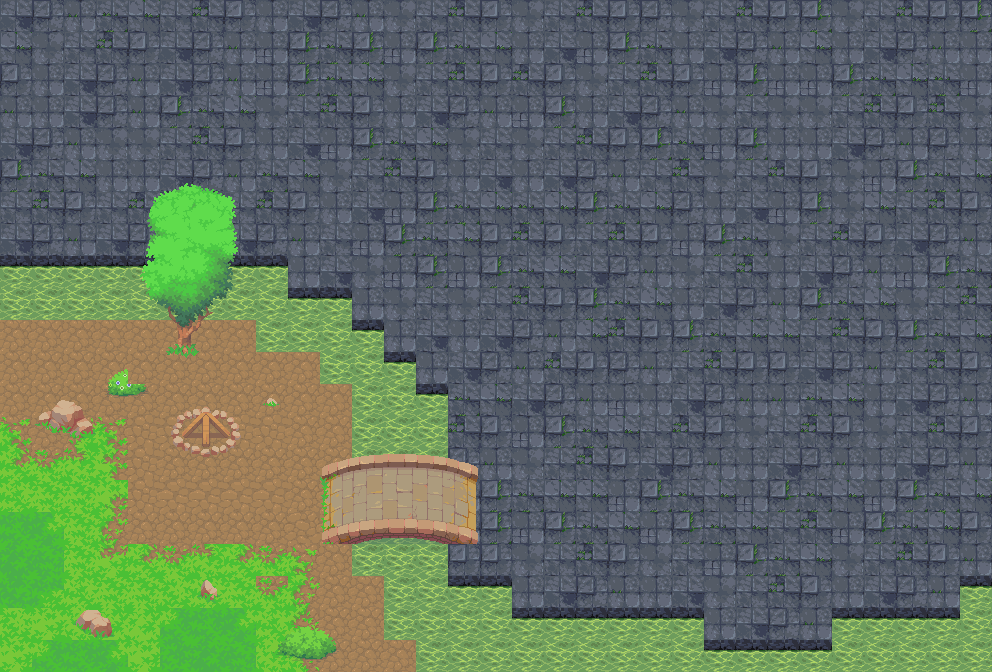

The image is a tile-based game level rendered from a .tmx file. Its description and source (layers, tilesets, objects; grid data summarised) follow:
An orthogonal 31x21 tile map with 32x32 px tiles, 6 tile layers (floor1, floor2, walls1, furniture1, ...), 2 hidden layers not drawn, 12 tilesets and 7 objects (6x area, clockPopup).

<map version="1.10" tiledversion="1.11.2" orientation="orthogonal" renderorder="right-down" width="31" height="21" tilewidth="32" tileheight="32" infinite="0" nextlayerid="63" nextobjectid="20">
 <properties>
  <property name="mapCopyright">Credits: WorkAdventure (https://WorkAdventu.re) 
License: CC-BY-SA 3.0 (http://creativecommons.org/licenses/by-sa/3.0/)</property>
  <property name="mapDescription" value="A perfect virtual office to get started with WorkAdventure!" />
  <property name="mapImage" value="office.png" />
  <property name="mapName" value="Office" />
  <property name="script" value="src/main.ts" />
 </properties>
 <tileset firstgid="1" name="WA_Special_Zones" tilewidth="32" tileheight="32" tilecount="12" columns="6">
  <image source="tilesets/WA_Special_Zones.png" width="192" height="64" />
  <tile id="2">
   <properties>
    <property name="collides" type="bool" value="true" />
   </properties>
  </tile>
 </tileset>
 <tileset firstgid="13" name="WA_Decoration" tilewidth="32" tileheight="32" tilecount="96" columns="12">
  <image source="tilesets/WA_Decoration.png" width="384" height="256" />
 </tileset>
 <tileset firstgid="109" name="WA_Miscellaneous" tilewidth="32" tileheight="32" tilecount="110" columns="10">
  <image source="tilesets/WA_Miscellaneous.png" width="320" height="352" />
 </tileset>
 <tileset firstgid="219" name="WA_Other_Furniture" tilewidth="32" tileheight="32" tilecount="156" columns="12">
  <image source="tilesets/WA_Other_Furniture.png" width="384" height="416" />
 </tileset>
 <tileset firstgid="375" name="WA_Room_Builder" tilewidth="32" tileheight="32" tilecount="1000" columns="25">
  <image source="tilesets/WA_Room_Builder.png" width="800" height="1280" />
 </tileset>
 <tileset firstgid="1375" name="WA_Seats" tilewidth="32" tileheight="32" tilecount="182" columns="13">
  <image source="tilesets/WA_Seats.png" width="416" height="448" />
 </tileset>
 <tileset firstgid="1557" name="WA_Tables" tilewidth="32" tileheight="32" tilecount="270" columns="10">
  <image source="tilesets/WA_Tables.png" width="320" height="864" />
 </tileset>
 <tileset firstgid="1827" name="WA_Logo_Long" tilewidth="32" tileheight="32" tilecount="6" columns="6">
  <image source="tilesets/WA_Logo_Long.png" width="192" height="32" />
 </tileset>
 <tileset firstgid="1833" name="WA_Exterior" tilewidth="32" tileheight="32" tilecount="850" columns="25">
  <image source="tilesets/WA_Exterior.png" width="800" height="1088" />
 </tileset>
 <tileset firstgid="2683" name="WA_User_Interface" tilewidth="32" tileheight="32" tilecount="273" columns="13">
  <image source="tilesets/WA_User_Interface.png" width="416" height="672" />
 </tileset>
 <tileset firstgid="2956" name="Tileset_Dungeon" tilewidth="32" tileheight="32" tilecount="60" columns="12">
  <image source="tilesets/Tileset_Dungeon.png" width="384" height="160" />
 </tileset>
 <tileset firstgid="3016" name="Tilesets and props Demo" tilewidth="32" tileheight="32" tilecount="546" columns="26">
  <image source="tilesets/Tilesets and props Demo.png" width="832" height="672" />
 </tileset>
 <layer id="6" name="start" width="31" height="21" visible="0">
  <data>[651 cells, 2 non-empty, 1 distinct tile ids]</data>
 </layer>
 <layer id="7" name="collisions" width="31" height="21" visible="0">
  <data>[651 cells, 285 non-empty, 1 distinct tile ids]</data>
 </layer>
 <group id="55" name="floor">
  <layer id="4" name="floor1" width="31" height="21">
   <data>[651 cells, 651 non-empty, 46 distinct tile ids]</data>
  </layer>
  <layer id="57" name="floor2" width="31" height="21">
   <data>[651 cells, 69 non-empty, 69 distinct tile ids]</data>
  </layer>
 </group>
 <group id="54" name="walls">
  <layer id="9" name="walls1" width="31" height="21">
   <data>[651 cells, 0 non-empty, 0 distinct tile ids]</data>
  </layer>
 </group>
 <group id="52" name="furniture">
  <layer id="44" name="furniture1" width="31" height="21">
   <data>[651 cells, 0 non-empty, 0 distinct tile ids]</data>
  </layer>
  <layer id="1" name="furniture2" width="31" height="21">
   <data>[651 cells, 0 non-empty, 0 distinct tile ids]</data>
  </layer>
 </group>
 <objectgroup id="2" name="floorLayer" visible="0">
  <object id="12" name="clockPopup" x="483.919" y="14.0269" width="93.7162" height="61.6673" />
  <object id="13" name="jitsiChillZone" type="area" x="32" y="96" width="192" height="128">
   <properties>
    <property name="focusable" type="bool" value="true" />
    <property name="jitsiRoom" value="ChillZone" />
    <property name="jitsiTrigger" value="onaction" />
    <property name="zoom_margin" type="float" value="1" />
   </properties>
  </object>
  <object id="14" name="silentZone" type="area" x="640" y="544" width="224" height="128">
   <properties>
    <property name="silent" type="bool" value="true" />
   </properties>
  </object>
  <object id="16" name="jitsiMeetingRoom" type="area" x="768" y="224" width="192" height="224">
   <properties>
    <property name="focusable" type="bool" value="true" />
    <property name="jitsiRoom" value="MeetingRoom" />
    <property name="jitsiTrigger" value="onaction" />
    <property name="zoom_margin" type="float" value="1" />
   </properties>
  </object>
  <object id="17" name="clock" type="area" x="438.485" y="96.3333" width="50.2727" height="39.697" />
  <object id="18" name="to-conference" type="area" x="0" y="512" width="32" height="64">
   <properties>
    <property name="exitUrl" value="conference.tmj#from-office" />
   </properties>
  </object>
  <object id="19" name="from-conference" type="area" x="64" y="544" width="32" height="32">
   <properties>
    <property name="start" type="bool" value="true" />
   </properties>
  </object>
 </objectgroup>
 <group id="51" name="above">
  <layer id="3" name="above1" width="31" height="21">
   <data>[651 cells, 0 non-empty, 0 distinct tile ids]</data>
  </layer>
 </group>
</map>
